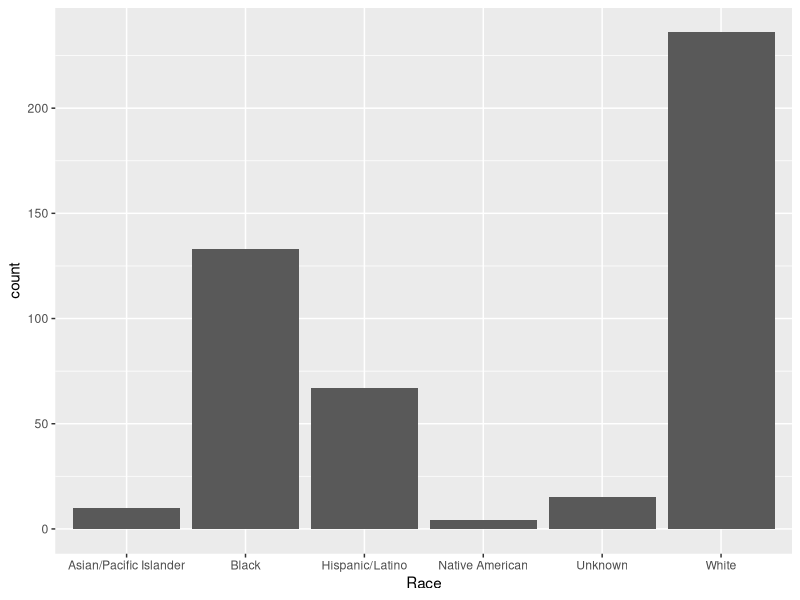

This chart was generated by the following R code:
## ---- chunk 1
knitr::opts_chunk$set(echo = TRUE)
library(tidyverse)

# Import Data Below
PoliceKillings<-read_csv("PKcleanP2.csv")
## ---- chunk 2
#
## ---- chunk 3
Races <- PoliceKillings %>% 
  group_by(Race)

ggplot(Races) +
  geom_bar(aes(x=Race))
## ---- chunk 4
Ages <- PoliceKillings %>% 
  mutate(Age = as.factor(Age)) %>%
  group_by(Age)
str(Ages)
levels(Ages$Age)
## ---- chunk 5
Ages1 <- Ages %>%
  mutate(Age_Bin=fct_collapse(Age,
                           Teenager = levels(Age)[c(1:4)],
                           Twenties = levels(Age)[c(5:14)],
                           Thirties = levels(Age)[c(15:25)],
                           Forties = levels(Age)[c(26:34)],
                           Fifties = levels(Age)[c(35:44)],
                           Sixties = levels(Age)[c(45:52)],
                           Seventies =  levels(Age)[c(53:58)],
                           Eighties = levels(Age)[c(59:60)],
                           Unknown = levels(Age)[c(61)]
                           )) %>%
           group_by(Age_Bin) %>%
           summarize(n=n()) %>%
           ungroup() %>%
           mutate(prop=n/sum(n))
## ---- chunk 6
#
## ---- chunk 7
#
## ---- chunk 8
#
## ---- chunk 9
#
## ---- chunk 10
#
## ---- chunk 11
#
## ---- chunk 12
#
## ---- chunk 13
#
## ---- chunk 14
#
